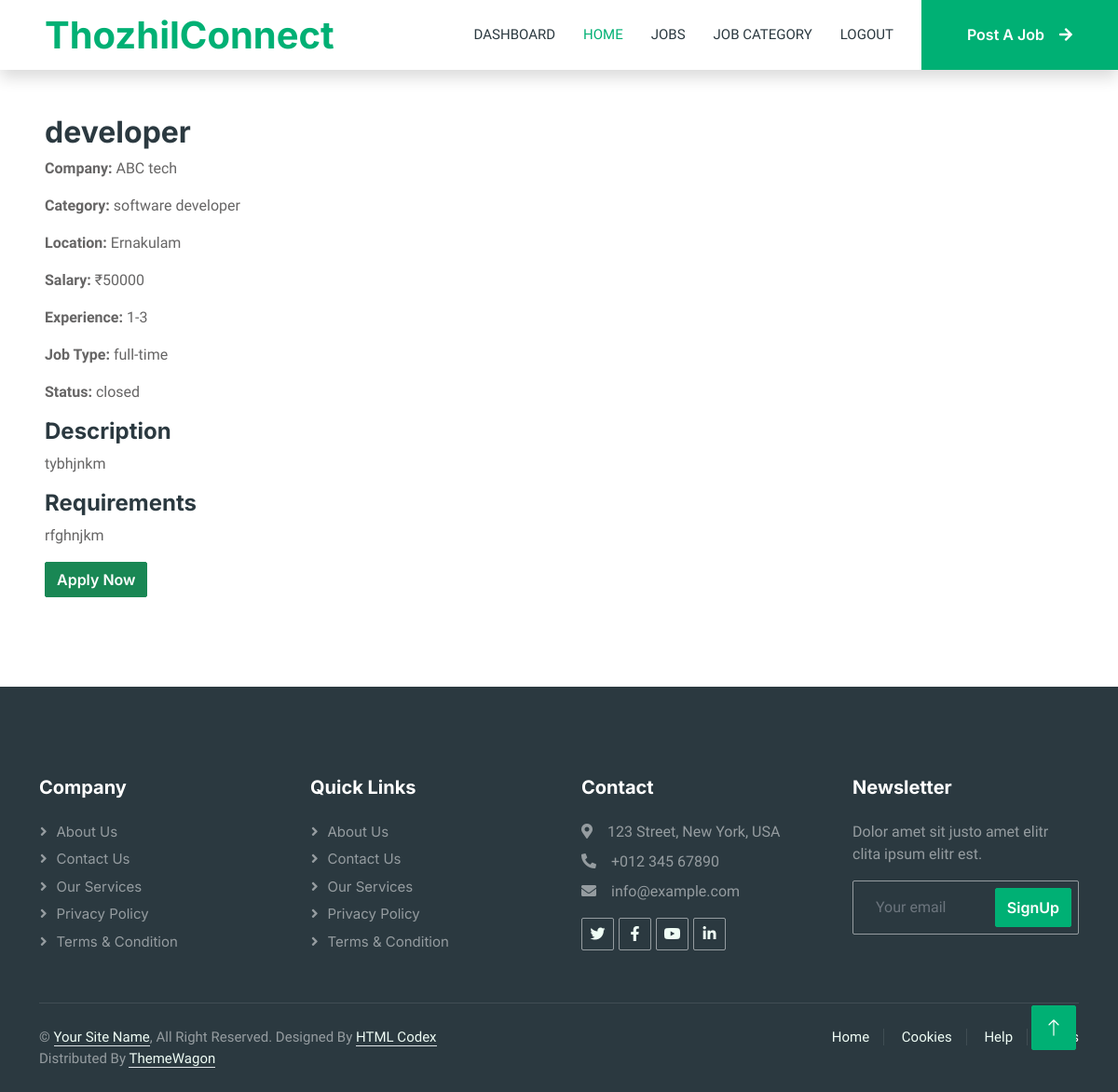
Screenshot of /jobs/jobdetails/4 (signed in) with the database file from the repository.
### jobs/models.py (models this page shows, shortened)
class Job(models.Model):
    job_types_choices = [("full-time", "Full Time"),
                         ("part-time", "Part Time"),]
    experiences_choices = [ ("0-1", "0-1 Years"),
                    ("1-3", "1-3 Years"),
                    ("3-5", "3-5 Years"),
                    ("5+", "5+ Years"),]
    status_choices = [('available','available'),('closed','closed')]
    job_title = models.CharField(max_length=100)
    description = models.TextField()
    location = models.CharField(max_length=50)
    salary = models.IntegerField()
    requirements = models.TextField()
    category = models.ForeignKey(Category,on_delete=models.CASCADE,related_name='jobs')
    recruiter = models.ForeignKey(RecruiterProfile,on_delete=models.CASCADE,related_name='jobs')
    job_type = models.CharField(max_length=20, choices=job_types_choices)
    experience = models.CharField(max_length=20 , choices=experiences_choices)
    status = models.CharField(max_length=20,choices=status_choices)
    created_at = models.DateTimeField(auto_now_add=True)
    updated_at = models.DateTimeField(auto_now=True)

class Category(models.Model):
    category_name = models.CharField(max_length=100)
    icon = icon = models.CharField(max_length=100,default="fa-solid fa-briefcase")
    def __str__(self):
        return self.category_name

### account/models.py (models this page shows, shortened)
class RecruiterProfile(models.Model):
    user = models.OneToOneField(CustomUser,on_delete=models.CASCADE)
    company_name = models.CharField(max_length=100)
    company_website = models.URLField(blank=True)
    company_logo = models.ImageField(upload_to='company_logo/',blank=True,null=True)

### jobs/views.py (the view)
# urls.py: path('jobdetails/<int:i>',views.JobDetailsView.as_view(),name='jobdetails'),
class JobDetailsView(View):
    def get(self,request,i):
        if not request.user.is_authenticated:
            return redirect('account:userlogin')
        if request.user.user_type != 'candidate':
            messages.warning(request, "Only candidates can apply for jobs.")
            return redirect('home')
        try:
            job = Job.objects.get(id=i)
        except Job.DoesNotExist:
            return HttpResponse("Job not found")
        context = {'job':job}
        return render(request,'jobdetails.html',context)

### templates/jobdetails.html (shortened to what this page needs)
{% extends 'base.html' %}
{% load static %}
{% load crispy_forms_tags %}
{% block content %}
<div class='p-5'>
<h2>{{ job.job_title }}</h2>
<p><strong>Company:</strong> {{ job.recruiter.company_name }}</p>
<p><strong>Category:</strong> {{ job.category }}</p>
<p><strong>Location:</strong> {{ job.location }}</p>
<p><strong>Salary:</strong> ₹{{ job.salary }}</p>
<p><strong>Experience:</strong> {{ job.experience }}</p>
<p><strong>Job Type:</strong> {{ job.job_type }}</p>
<p><strong>Status:</strong> {{ job.status }}</p>
<h4>Description</h4>
<p>{{ job.description }}</p>
<h4>Requirements</h4>
<p>{{ job.requirements }}</p>
<form method="POST" action="{% url 'jobs:jobapply' job.id %}">
    <button type="submit" class="btn btn-success">
        Apply Now
    </button>
</form>
</div>
{% endblock %}

### static/css/style.css (style rules this page uses)
:root { --primary: #00B074; --secondary: #2B9BFF; --light: #EFFDF5; --dark: #2B3940; }
.btn { font-family: 'Inter', sans-serif; font-weight: 600; transition: .5s; }

### rows the page displays
Job: job_title "developer", recruiter.company_name "ABC tech", category "software developer", location "Ernakulam", salary "50000", experience "1-3", job_type "full-time", status "closed", description "tybhjnkm", requirements "rfghnjkm"
